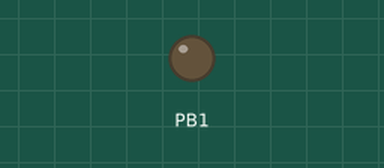
This sketch was run on a simulated ATtiny85, built with avr-gcc and run on an emulated ATtiny85. On the bench: output pins drawn as LEDs (lit = HIGH). Random numbers use the default seed unless the sketch sets one.

Above: at 0.1 s.
At 6.9 s:
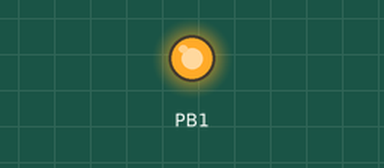
Timing chart, 0 to 8.6 s (numbered marks = the images above):
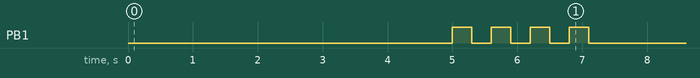

The sketch:

BTCRingMode2.ino
```cpp
// (licence header left out)
#include "DigiKeyboard.h"

int x=0;
// used for obfuscation, you can change it by a random string
char bb[] = {"QwErTyUiOpAsDfGhJkLzXcVbNm"};
static int myRandom;

// Replace by your pr and pub keys
static String pubKey  ="XXXXXXXXXXXXXXXXXXXXXXXXXXXXX";
static String prKey   ="XXXXXXXXXXXXXXXXXXXXXXXXXXXXXXXXXXXXXXXXXXXX";

void setup() {

  randomSeed(analogRead(1));
  myRandom=random(4, 12);

  pinMode(1, OUTPUT);

  DigiKeyboard.delay(5000);

  x=0;

  announce();

  DigiKeyboard.sendKeyStroke(0);
  DigiKeyboard.println("BTC Attiny85 Ring v0.1");

  // print public key
  noiseChars();
  DigiKeyboard.print(pubKey);
  noiseChars();

  DigiKeyboard.println("");

  // print private key
  noiseChars();
  DigiKeyboard.print(prKey);
  noiseChars();


}

void noiseChars(){
   // add noise chars
    x=0;
    while (x<myRandom){
      DigiKeyboard.print(bb[random(0, 25)]);
     x++;
    }
}

void announce(){
    // announce # of noise chars using led
    while (x<myRandom){
      digitalWrite(1, HIGH);
      DigiKeyboard.delay(300);
      digitalWrite(1, LOW);
      DigiKeyboard.delay(300);
      x++;
      }
}

void loop() {


}
```
